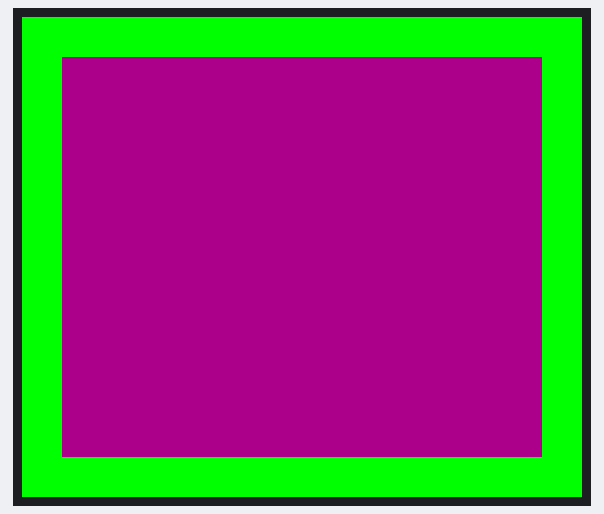
A program run on a simulated Raspberry Pi (BCM pin numbers). On the bench: 280×240 colour display.

Above: at 0.1 s.

The program:

solid-color.py
```python
import board
import displayio
from adafruit_st7789 import ST7789

spi = board.SPI()
while not spi.try_lock():
    pass
spi.configure(baudrate=24000000) # Configure SPI for 24MHz
spi.unlock()
tft_cs = board.CE0
tft_dc = board.D25

displayio.release_displays()
display_bus = displayio.FourWire(spi, command=tft_dc, chip_select=tft_cs, reset=board.D24)

display = ST7789(display_bus, width=280, height=240, rowstart=20, rotation=90)

# Make the display context
splash = displayio.Group()
display.show(splash)

color_bitmap = displayio.Bitmap(280, 240, 1)
color_palette = displayio.Palette(1)
color_palette[0] = 0x00FF00

bg_sprite = displayio.TileGrid(color_bitmap,
                               pixel_shader=color_palette,
                               x=0, y=0)
splash.append(bg_sprite)

# Draw a smaller inner rectangle
inner_bitmap = displayio.Bitmap(240, 200, 1)
inner_palette = displayio.Palette(1)
inner_palette[0] = 0xAA0088  # Purple
inner_sprite = displayio.TileGrid(inner_bitmap, pixel_shader=inner_palette, x=20, y=20)
splash.append(inner_sprite)


while True:
    pass
```
